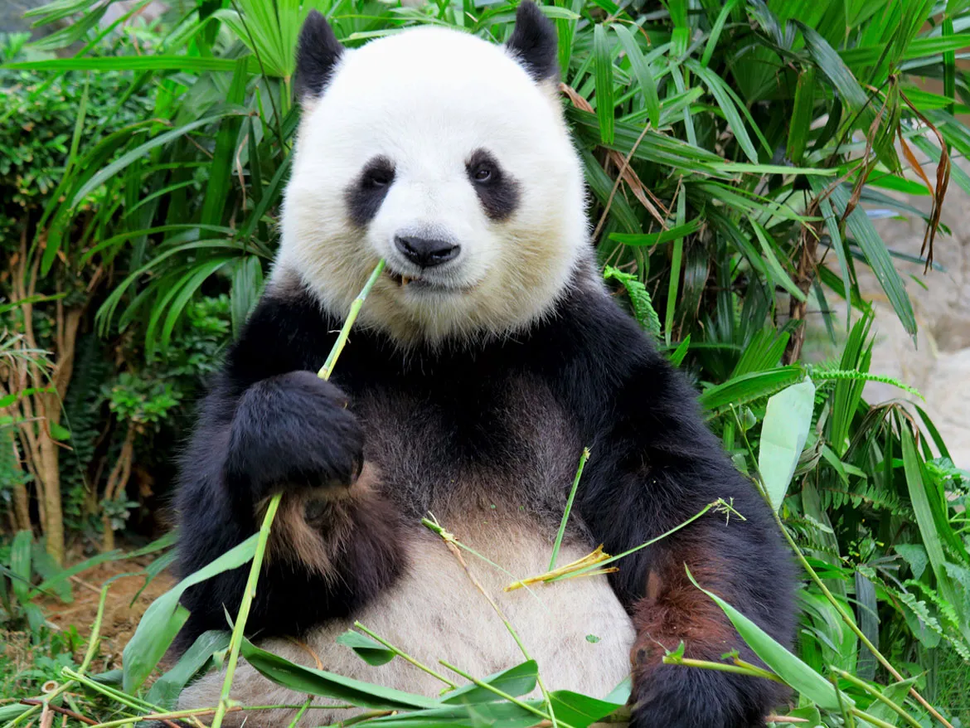
%> input picture images/panda.png, 970 x 728 px, shrunk from 1170 x 878 before the run
$ octave image_convolution.m   (GNU Octave 9; MATLAB toolbox functions it lacks are replaced by stand-ins)
%> lines starting %> are read from the running program, lines starting %| are printed output that depends on the picture
%%%%%%%%%%%%%%%%%%%%%%%%%%%%%%%%%%%%%%%%%%%%%%%%%%%%%%%%%%%%%%%%%%%%%%%%%%%
%                       Types of Image Convolution                        %
%%%%%%%%%%%%%%%%%%%%%%%%%%%%%%%%%%%%%%%%%%%%%%%%%%%%%%%%%%%%%%%%%%%%%%%%%%%

%% Read Image
clear all, close all, clc

basePath = fileparts(pwd);
img_folder = fullfile(basePath, 'images');
im = imread(fullfile(img_folder, 'panda.png'));
%> im is the input picture: size 728x970x3 uint8; mean R, G, B 87.3, 109.3, 78.6
im = im2double(im); % im2double transforms the data into double type and in the range [0,1]
%> im: size 728x970x3 double


%% Image Convolutions in MATLAB

% Load Gaussian Kernel
kernel_size = 21;
sigma = 5;
kernel_gaussian = fspecial('gaussian', [kernel_size, kernel_size], sigma);

% Load Motion Kernels
load motion_kernels.mat;

kernel = kernel7; %kernel_gaussian

% Empty structures for different convolutions
kernel_size = [size(kernel), 1];
im_blur_full  = zeros(size(im) + kernel_size - 1);
im_blur_same  = zeros(size(im));
im_blur_valid = zeros(size(im,1)-size(kernel,1)+1, size(im,2)-size(kernel,2)+1, 3);

% Apply convolution by channel
for c = 1:3
    u = im(:,:,c);               % Canal R, G, B

    % Full padding
    im_blur_full(:,:,c) = conv2(u, kernel, 'full');

    % Same padding (Same size)
    im_blur_same(:,:,c) = conv2(u, kernel, 'same');

    % Valid padding
    im_blur_valid(:,:,c) = conv2(u, kernel, 'valid');
end
%> this loop made 3 passes
%> pass 1, `u = im(:,:,c);`:
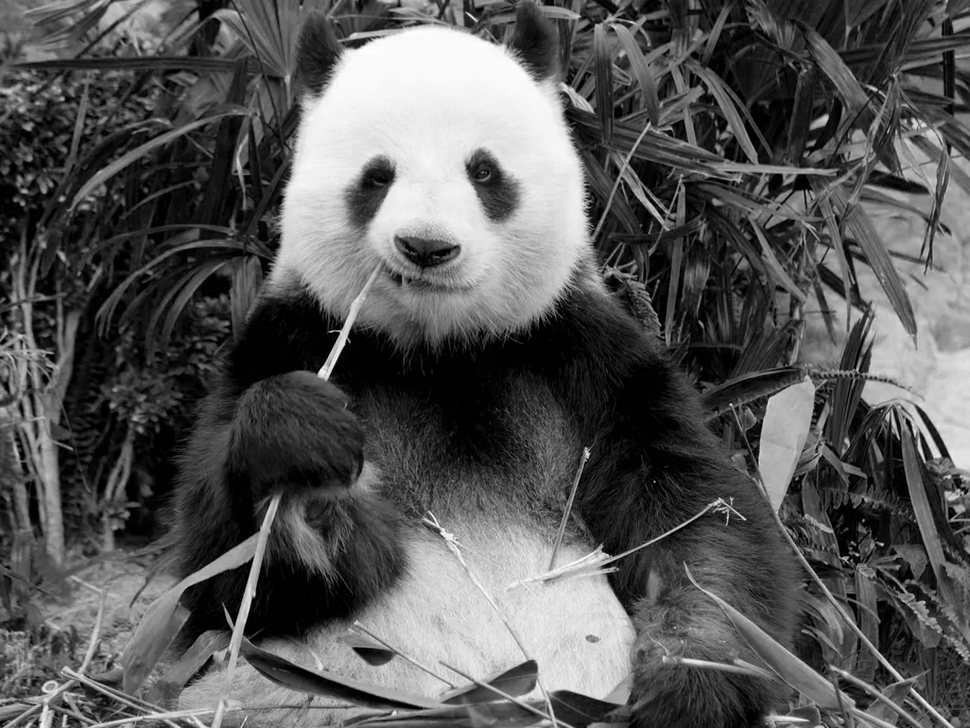
%> u: size 728x970 double; min 0, max 1, mean 0.343
%> pass 2, `u = im(:,:,c);`:
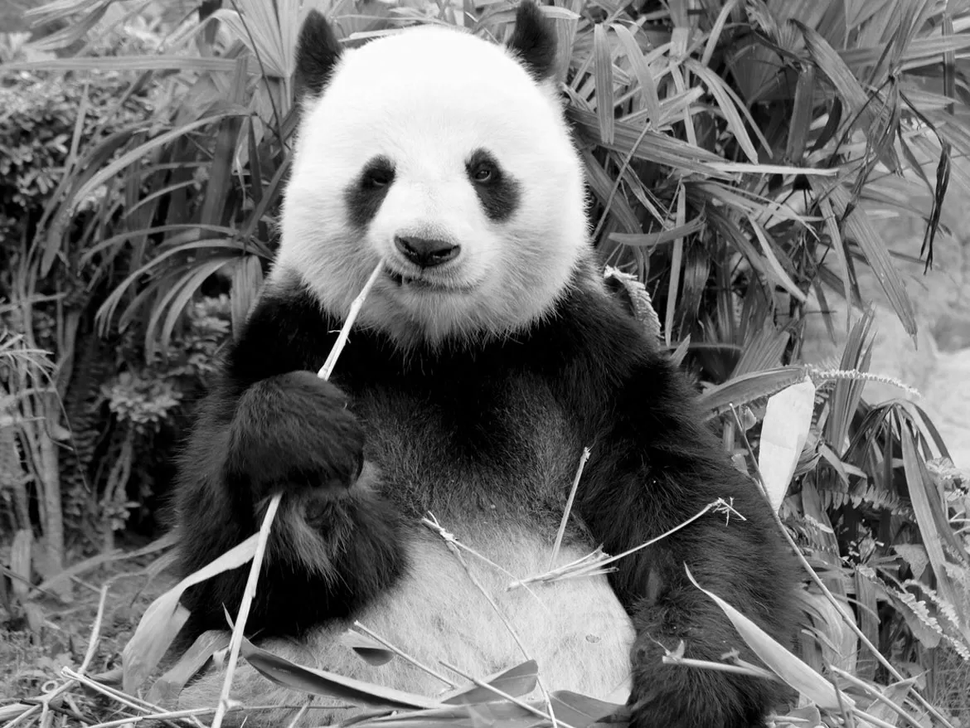
%> u: size 728x970 double; min 0, max 1, mean 0.428
%> after the loop:
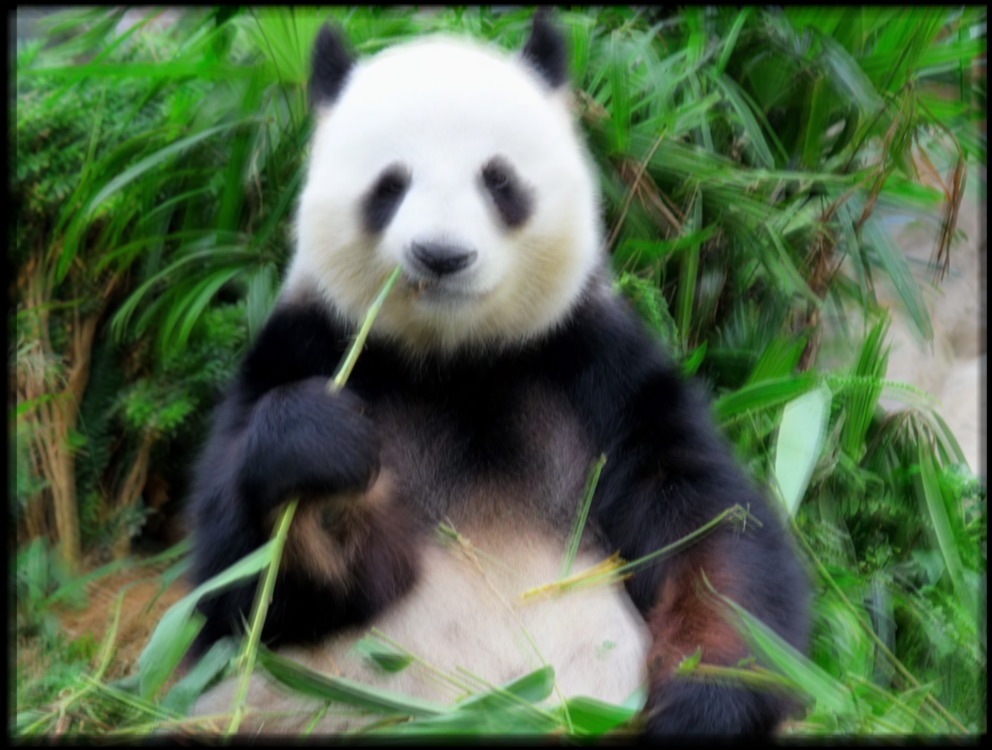
%> im_blur_full: size 750x992x3 double; mean R, G, B 0.325, 0.407, 0.293
%> after the loop:
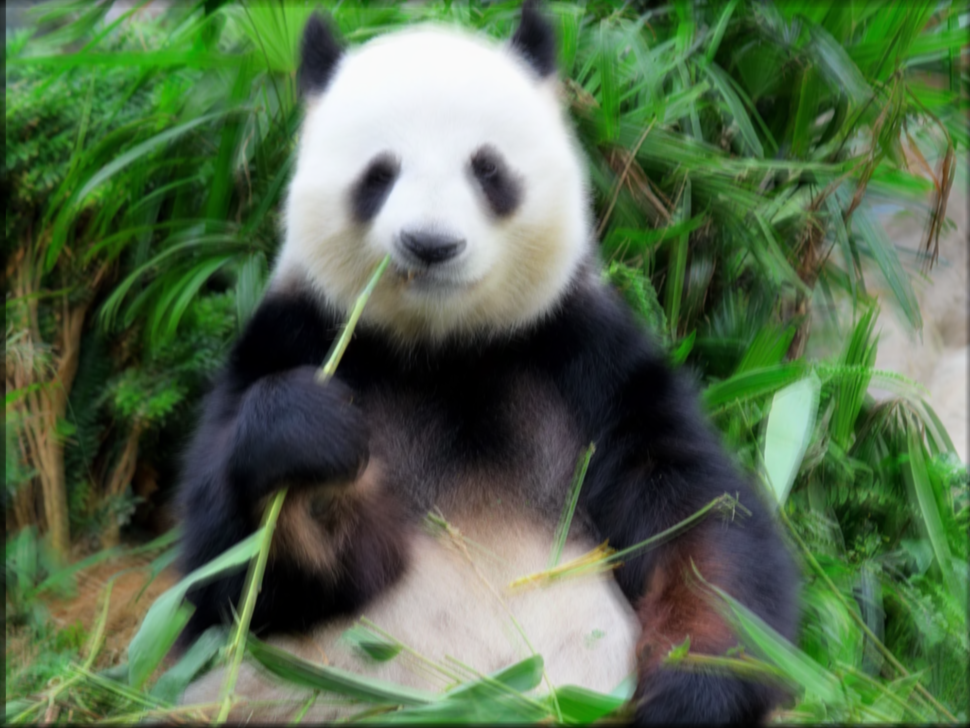
%> im_blur_same: size 728x970x3 double; mean R, G, B 0.339, 0.423, 0.305
%> after the loop:
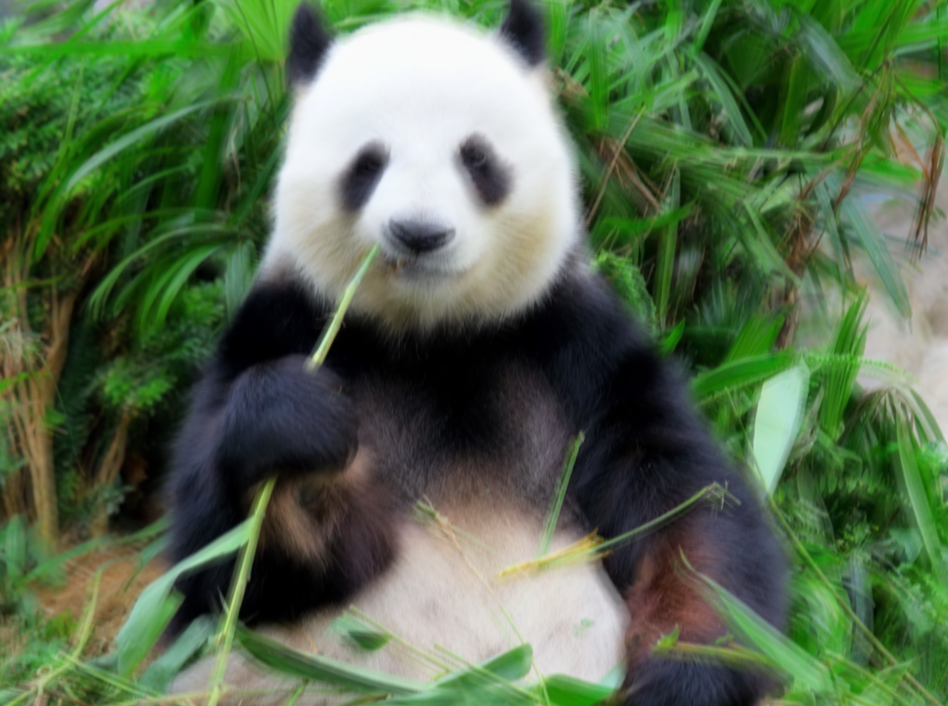
%> im_blur_valid: size 706x948x3 double; mean R, G, B 0.342, 0.424, 0.308


% Kernel and Convolutional Image with Fourier Transform
dim = size(im);
%> dim = [728 970 3]
kernel_Fourier = psf2otf(kernel,[dim(1),dim(2)]);
R =@(x) real(ifft2(kernel_Fourier.*fft2(x)));
im_blur_Fourier = (R(im));
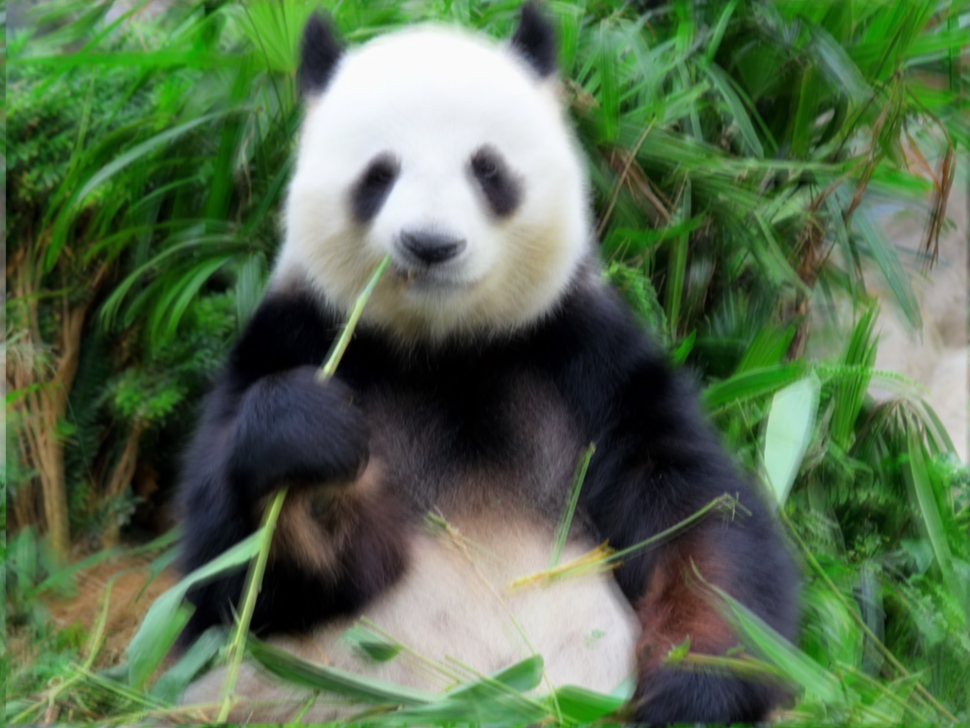
%> im_blur_Fourier: size 728x970x3 double; mean R, G, B 0.343, 0.428, 0.308; mean of the top-left, top-right, bottom-left and bottom-right quarters 0.401, 0.368, 0.314, 0.356; drawn with min black and max white


% Visualización
set(0, 'DefaultFigureColor', 'w')
figure('Color', 'w')

subplot(1,5,1), imagesc(im),  title('Original Image')
axis off
axis image
subplot(1,5,2), imagesc(im_blur_full), title('Blurring: conv2(..., ''full'')')
axis off
axis image
subplot(1,5,3), imagesc(im_blur_same), title('Blurring: conv2(..., ''same'')')
axis off
axis image
subplot(1,5,4), imagesc(im_blur_valid), title('Blurring: conv2(..., ''valid'')')
axis off
axis image
subplot(1,5,5), imagesc(im_blur_Fourier), title('Blurring: Fourier Transform')
axis off
axis image
